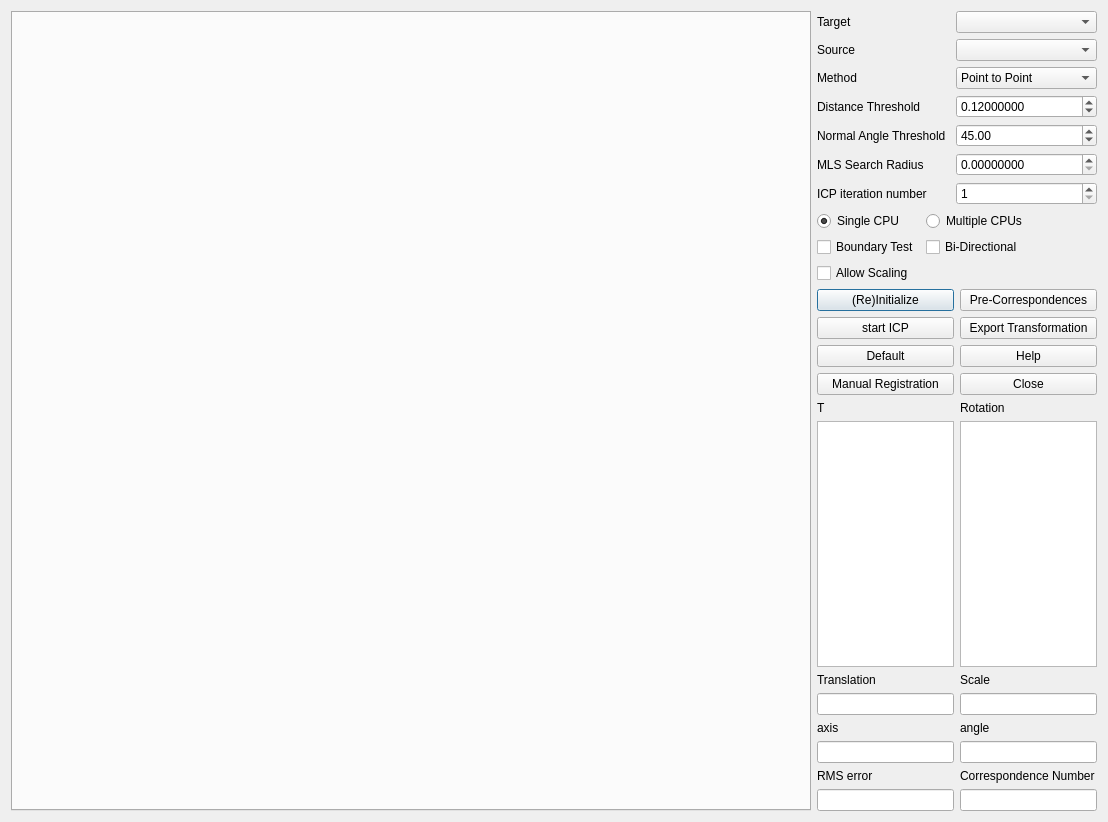
<?xml version="1.0" encoding="UTF-8"?>
<ui version="4.0">
 <class>PairwiseRegistrationDialog</class>
 <widget class="QDialog" name="PairwiseRegistrationDialog">
  <property name="geometry">
   <rect>
    <x>0</x>
    <y>0</y>
    <width>1108</width>
    <height>818</height>
   </rect>
  </property>
  <property name="windowTitle">
   <string>Pairwise Registration Dialog</string>
  </property>
  <property name="windowIcon">
   <iconset resource="../res/Registar.qrc">
    <normaloff>:/images/bunny.png</normaloff>:/images/bunny.png</iconset>
  </property>
  <layout class="QHBoxLayout" name="horizontalLayout">
   <item>
    <widget class="QTabWidget" name="tabWidget">
     <property name="minimumSize">
      <size>
       <width>800</width>
       <height>800</height>
      </size>
     </property>
     <property name="currentIndex">
      <number>-1</number>
     </property>
    </widget>
   </item>
   <item>
    <layout class="QVBoxLayout" name="verticalLayout">
     <item>
      <layout class="QGridLayout" name="gridLayout">
       <item row="0" column="0">
        <widget class="QLabel" name="label_3">
         <property name="text">
          <string>Target</string>
         </property>
         <property name="buddy">
          <cstring>targetComboBox</cstring>
         </property>
        </widget>
       </item>
       <item row="4" column="0">
        <widget class="QLabel" name="label_2">
         <property name="text">
          <string>Normal Angle Threshold</string>
         </property>
         <property name="buddy">
          <cstring>normalDoubleSpinBox</cstring>
         </property>
        </widget>
       </item>
       <item row="3" column="0">
        <widget class="QLabel" name="label">
         <property name="text">
          <string>Distance Threshold</string>
         </property>
         <property name="buddy">
          <cstring>distanceDoubleSpinBox</cstring>
         </property>
        </widget>
       </item>
       <item row="6" column="0">
        <widget class="QLabel" name="label_9">
         <property name="text">
          <string>ICP iteration number</string>
         </property>
        </widget>
       </item>
       <item row="6" column="1">
        <widget class="QSpinBox" name="icpNumberSpinBox">
         <property name="minimum">
          <number>1</number>
         </property>
         <property name="maximum">
          <number>999</number>
         </property>
         <property name="value">
          <number>1</number>
         </property>
        </widget>
       </item>
       <item row="2" column="1">
        <widget class="QComboBox" name="methodComboBox">
         <item>
          <property name="text">
           <string>Point to Point</string>
          </property>
         </item>
         <item>
          <property name="text">
           <string>Point to Plane</string>
          </property>
         </item>
         <item>
          <property name="text">
           <string>Point to MLSSurface</string>
          </property>
         </item>
        </widget>
       </item>
       <item row="0" column="1">
        <widget class="QComboBox" name="targetComboBox"/>
       </item>
       <item row="1" column="0">
        <widget class="QLabel" name="label_4">
         <property name="text">
          <string>Source</string>
         </property>
         <property name="buddy">
          <cstring>sourceComboBox</cstring>
         </property>
        </widget>
       </item>
       <item row="3" column="1">
        <widget class="QDoubleSpinBox" name="distanceDoubleSpinBox">
         <property name="decimals">
          <number>8</number>
         </property>
         <property name="maximum">
          <double>999.000000000000000</double>
         </property>
         <property name="singleStep">
          <double>0.001000000000000</double>
         </property>
         <property name="value">
          <double>0.120000000000000</double>
         </property>
        </widget>
       </item>
       <item row="1" column="1">
        <widget class="QComboBox" name="sourceComboBox"/>
       </item>
       <item row="2" column="0">
        <widget class="QLabel" name="label_8">
         <property name="text">
          <string>Method</string>
         </property>
        </widget>
       </item>
       <item row="4" column="1">
        <widget class="QDoubleSpinBox" name="normalDoubleSpinBox">
         <property name="maximum">
          <double>180.000000000000000</double>
         </property>
         <property name="value">
          <double>45.000000000000000</double>
         </property>
        </widget>
       </item>
       <item row="5" column="0">
        <widget class="QLabel" name="label_14">
         <property name="text">
          <string>MLS Search Radius</string>
         </property>
        </widget>
       </item>
       <item row="5" column="1">
        <widget class="QDoubleSpinBox" name="mlsRadiusDoubleSpinBox">
         <property name="decimals">
          <number>8</number>
         </property>
         <property name="maximum">
          <double>999.000000000000000</double>
         </property>
         <property name="singleStep">
          <double>0.001000000000000</double>
         </property>
        </widget>
       </item>
      </layout>
     </item>
     <item>
      <layout class="QGridLayout" name="gridLayout_4">
       <item row="0" column="0">
        <widget class="QRadioButton" name="scpuRadioButton">
         <property name="text">
          <string>Single CPU</string>
         </property>
         <property name="checked">
          <bool>true</bool>
         </property>
        </widget>
       </item>
       <item row="2" column="0">
        <widget class="QCheckBox" name="scalingCheckBox">
         <property name="text">
          <string>Allow Scaling</string>
         </property>
        </widget>
       </item>
       <item row="0" column="1">
        <widget class="QRadioButton" name="mcpuRadioButton">
         <property name="text">
          <string>Multiple CPUs</string>
         </property>
        </widget>
       </item>
       <item row="1" column="0">
        <widget class="QCheckBox" name="boundaryTestCheckBox">
         <property name="text">
          <string>Boundary Test</string>
         </property>
        </widget>
       </item>
       <item row="1" column="1">
        <widget class="QCheckBox" name="biDirectionalCheckBox">
         <property name="text">
          <string>Bi-Directional</string>
         </property>
        </widget>
       </item>
       <item row="2" column="1">
        <spacer name="horizontalSpacer">
         <property name="orientation">
          <enum>Qt::Horizontal</enum>
         </property>
         <property name="sizeHint" stdset="0">
          <size>
           <width>40</width>
           <height>20</height>
          </size>
         </property>
        </spacer>
       </item>
      </layout>
     </item>
     <item>
      <layout class="QGridLayout" name="gridLayout_2">
       <item row="0" column="0">
        <widget class="QPushButton" name="initializePushButton">
         <property name="text">
          <string>(Re)Initialize</string>
         </property>
        </widget>
       </item>
       <item row="0" column="1">
        <widget class="QPushButton" name="prePushButton">
         <property name="text">
          <string>Pre-Correspondences</string>
         </property>
        </widget>
       </item>
       <item row="1" column="0">
        <widget class="QPushButton" name="icpPushButton">
         <property name="text">
          <string>start ICP</string>
         </property>
        </widget>
       </item>
       <item row="1" column="1">
        <widget class="QPushButton" name="exportPushButton">
         <property name="text">
          <string>Export Transformation</string>
         </property>
        </widget>
       </item>
       <item row="2" column="0">
        <widget class="QPushButton" name="defaultPushButton">
         <property name="text">
          <string>Default</string>
         </property>
        </widget>
       </item>
       <item row="2" column="1">
        <widget class="QPushButton" name="helpPushButton">
         <property name="text">
          <string>Help</string>
         </property>
        </widget>
       </item>
       <item row="3" column="0">
        <widget class="QPushButton" name="manualPushButton">
         <property name="text">
          <string>Manual Registration</string>
         </property>
        </widget>
       </item>
       <item row="3" column="1">
        <widget class="QPushButton" name="closePushButton">
         <property name="text">
          <string>Close</string>
         </property>
        </widget>
       </item>
      </layout>
     </item>
     <item>
      <layout class="QGridLayout" name="gridLayout_3">
       <item row="6" column="0">
        <widget class="QLabel" name="label_17">
         <property name="text">
          <string>RMS error</string>
         </property>
        </widget>
       </item>
       <item row="0" column="1">
        <widget class="QLabel" name="label_11">
         <property name="text">
          <string>Rotation</string>
         </property>
        </widget>
       </item>
       <item row="1" column="1">
        <widget class="QTextEdit" name="RTextEdit">
         <property name="html">
          <string>&lt;!DOCTYPE HTML PUBLIC &quot;-//W3C//DTD HTML 4.0//EN&quot; &quot;http://www.w3.org/TR/REC-html40/strict.dtd&quot;&gt;
&lt;html&gt;&lt;head&gt;&lt;meta name=&quot;qrichtext&quot; content=&quot;1&quot; /&gt;&lt;style type=&quot;text/css&quot;&gt;
p, li { white-space: pre-wrap; }
&lt;/style&gt;&lt;/head&gt;&lt;body style=&quot; font-family:'MS Shell Dlg 2'; font-size:8.25pt; font-weight:400; font-style:normal;&quot;&gt;
&lt;p style=&quot;-qt-paragraph-type:empty; margin-top:0px; margin-bottom:0px; margin-left:0px; margin-right:0px; -qt-block-indent:0; text-indent:0px; font-family:'Sans Serif'; font-size:12pt;&quot;&gt;&lt;br /&gt;&lt;/p&gt;&lt;/body&gt;&lt;/html&gt;</string>
         </property>
        </widget>
       </item>
       <item row="2" column="0">
        <widget class="QLabel" name="label_12">
         <property name="text">
          <string>Translation</string>
         </property>
        </widget>
       </item>
       <item row="2" column="1">
        <widget class="QLabel" name="label_13">
         <property name="text">
          <string>Scale</string>
         </property>
        </widget>
       </item>
       <item row="3" column="1">
        <widget class="QLineEdit" name="cLineEdit">
         <property name="text">
          <string/>
         </property>
        </widget>
       </item>
       <item row="1" column="0">
        <widget class="QTextEdit" name="TTextEdit">
         <property name="html">
          <string>&lt;!DOCTYPE HTML PUBLIC &quot;-//W3C//DTD HTML 4.0//EN&quot; &quot;http://www.w3.org/TR/REC-html40/strict.dtd&quot;&gt;
&lt;html&gt;&lt;head&gt;&lt;meta name=&quot;qrichtext&quot; content=&quot;1&quot; /&gt;&lt;style type=&quot;text/css&quot;&gt;
p, li { white-space: pre-wrap; }
&lt;/style&gt;&lt;/head&gt;&lt;body style=&quot; font-family:'MS Shell Dlg 2'; font-size:8.25pt; font-weight:400; font-style:normal;&quot;&gt;
&lt;p style=&quot;-qt-paragraph-type:empty; margin-top:0px; margin-bottom:0px; margin-left:0px; margin-right:0px; -qt-block-indent:0; text-indent:0px; font-family:'Sans Serif'; font-size:12pt;&quot;&gt;&lt;br /&gt;&lt;/p&gt;&lt;/body&gt;&lt;/html&gt;</string>
         </property>
        </widget>
       </item>
       <item row="0" column="0">
        <widget class="QLabel" name="label_10">
         <property name="text">
          <string>T</string>
         </property>
        </widget>
       </item>
       <item row="4" column="0">
        <widget class="QLabel" name="label_15">
         <property name="text">
          <string>axis</string>
         </property>
        </widget>
       </item>
       <item row="3" column="0">
        <widget class="QLineEdit" name="tLineEdit">
         <property name="text">
          <string/>
         </property>
        </widget>
       </item>
       <item row="5" column="0">
        <widget class="QLineEdit" name="axisLineEdit"/>
       </item>
       <item row="4" column="1">
        <widget class="QLabel" name="label_16">
         <property name="text">
          <string>angle</string>
         </property>
        </widget>
       </item>
       <item row="5" column="1">
        <widget class="QLineEdit" name="angleLineEdit"/>
       </item>
       <item row="7" column="0">
        <widget class="QLineEdit" name="errorLineEdit"/>
       </item>
       <item row="6" column="1">
        <widget class="QLabel" name="label_18">
         <property name="text">
          <string>Correspondence Number</string>
         </property>
        </widget>
       </item>
       <item row="7" column="1">
        <widget class="QLineEdit" name="corrNumberLineEdit"/>
       </item>
      </layout>
     </item>
    </layout>
   </item>
  </layout>
 </widget>
 <resources>
  <include location="../res/Registar.qrc"/>
 </resources>
 <connections>
  <connection>
   <sender>closePushButton</sender>
   <signal>clicked()</signal>
   <receiver>PairwiseRegistrationDialog</receiver>
   <slot>close()</slot>
   <hints>
    <hint type="sourcelabel">
     <x>323</x>
     <y>156</y>
    </hint>
    <hint type="destinationlabel">
     <x>196</x>
     <y>85</y>
    </hint>
   </hints>
  </connection>
 </connections>
</ui>
